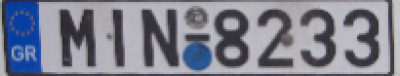
#> input picture Month1-ImageBasic/license_plate.png, 400 x 76 px
$ python mod1.4.9SplitMergeChan.py --image ../license_plate.png
#> lines starting #> are read from the running program, lines starting #| are printed output that depends on the picture
# -- coding: utf-8 --

__author__ = 'amryfitra'

import numpy as np
import argparse
import cv2
from IPython import embed

import imutils

ap = argparse.ArgumentParser()
ap.add_argument("-i", "--image", required=True, help="Path to image")
args = vars(ap.parse_args())

img = cv2.imread(args["image"])
#> img is the input picture: shape (76, 400, 3); mean B, G, R 143, 129.1, 126.5
cv2.imshow("Original image", img)

(b, g, r) = cv2.split(img)
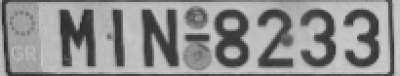
#> b: shape (76, 400); min 38, max 207, mean 143
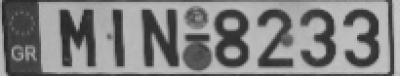
#> g: shape (76, 400); min 34, max 201, mean 129.1
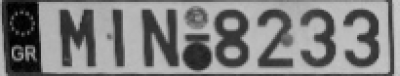
#> r: shape (76, 400); min 0, max 204, mean 126.5

cv2.imshow("Red", r)
cv2.imshow("Green", g)
cv2.imshow("Blue", b)

zeros = np.zeros(img.shape[:2], dtype=np.uint8)

red_only = cv2.merge([zeros, zeros, r])
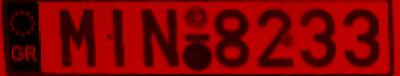
#> red_only: shape (76, 400, 3); mean of channels 0, 1, 2 0, 0, 126.5; drawn as B, G, R
green_only = cv2.merge([zeros, g, zeros])
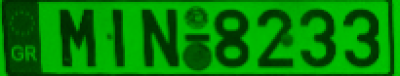
#> green_only: shape (76, 400, 3); mean of channels 0, 1, 2 0, 129.1, 0; drawn as B, G, R
blue_only = cv2.merge([b, zeros, zeros])
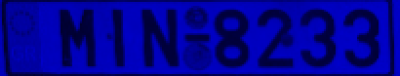
#> blue_only: shape (76, 400, 3); mean of channels 0, 1, 2 143, 0, 0; drawn as B, G, R

cv2.imshow("Red Only", red_only)
cv2.imshow("Green Only", green_only)
cv2.imshow("Blue Only", blue_only)


cv2.waitKey(0)
